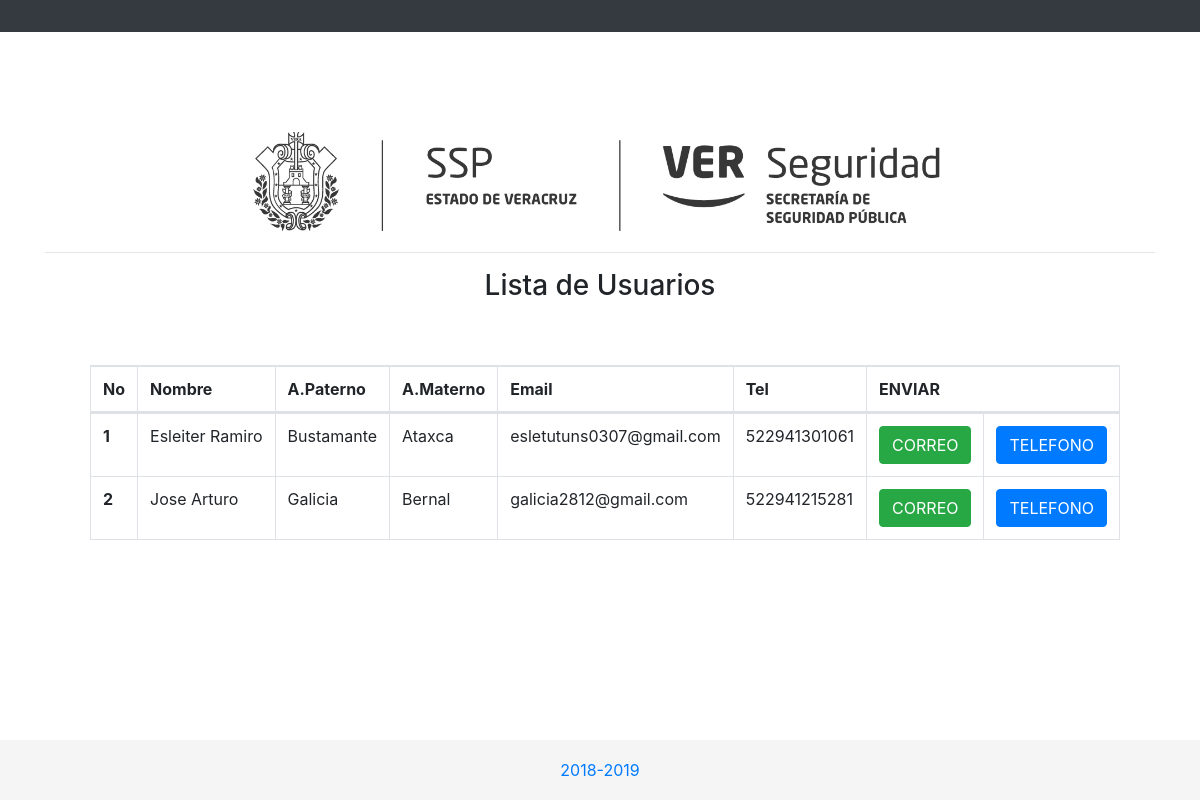
/Proyecto/data.php (signed in), run on an earlier commit of the app's database.
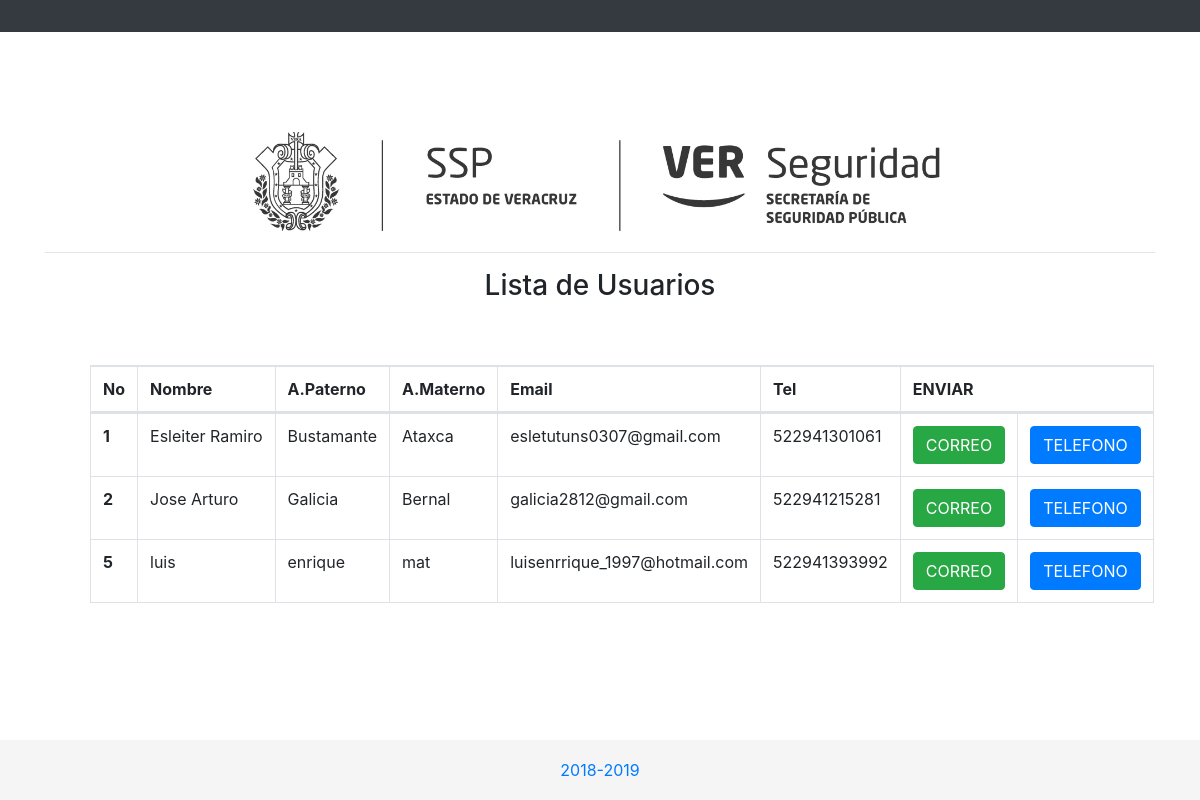
And on a later commit of the database.
### tables this page shows
CREATE TABLE `reg` (
  `id_reg` int(11) NOT NULL,
  `rfc` varchar(70) NOT NULL,
  `curp` varchar(70) NOT NULL,
  `nomreg` varchar(20) NOT NULL,
  `apat` varchar(30) NOT NULL,
  `amat` varchar(30) NOT NULL,
  `id_u` int(11) DEFAULT NULL
);

CREATE TABLE `user` (
  `id_u` int(11) NOT NULL,
  `nom` varchar(30) NOT NULL,
  `pass` varchar(50) NOT NULL,
  `email` varchar(30) NOT NULL,
  `tel` bigint(15) NOT NULL
);

### Proyecto/Metodos/metodosUs.php (called while the page is built, shortened)
<?php
class metodosUs{
	public function mostrarReg($sql){
		$c=new config();
		$conexion=$c->conexion();
		$result=mysqli_query($conexion,$sql);
		return mysqli_fetch_all($result,MYSQLI_ASSOC);
	}
}
 ?>

### Proyecto/data.php (the view, shortened to what this page needs)
<?php
require_once "metodos/metodosUs.php";
?>
<!doctype html>
<html lang="es">
  <head>
    <link href="dist/css/bootstrap.min.css" rel="stylesheet">
    <link href="assets/css/sticky-footer-navbar.css" rel="stylesheet">
<link rel="stylesheet" type="text/css" href="css/main.css" />
<link rel="stylesheet" type="text/css" href="https://cdnjs.cloudflare.com/ajax/libs/twitter-bootstrap/4.0.0/css/bootstrap.css" />
<link rel="stylesheet" type="text/css" href="https://cdn.datatables.net/1.10.16/css/dataTables.bootstrap4.min.css" />
<link rel="stylesheet" href="https://cdn.datatables.net/responsive/2.2.1/css/responsive.bootstrap4.min.css">
  </head>
  <body>
    <header>
      <nav class="navbar navbar-expand-md navbar-dark fixed-top bg-dark">
        <div class="collapse navbar-collapse" id="navbarCollapse">
          <ul class="navbar-nav mr-auto">
            <li class="nav-item active">
              <a class="nav-link" href="index.php"><span class="sr-only"></span></a>
            </li>
            <li class="nav-item active">
              <a class="nav-link" href="PanelControl.php"></a>
            </li>
          </ul>
      </nav>
    </header>
<div class="container">
    <center>
        <h2 class="mt-5"><img src="img20.jpg" width="1000px"></h2>
    </center>
 <hr>
<div class="container">
  <div class=style="margin-top:50px;" class="mainbox col-md-6 col-md-offset-3 col-sm-8 col-sm-offset-2">
<div id="content">
      <div class="col-md-12 top-20 padding-0">
        <div class="col-md-12">
          <div class="panel">
            <div class="panel-heading">
            <center>  <h3>Lista de Usuarios</h3>
            </center>
              <br>
              <br>
            </div>
            <div class="panel-body">
              <div class="responsive-table">
                <table id="table" class="table table-striped table-bordered dt-responsive nowrap" width="100%" cellspacing="0">
                  <thead>
                   <tr>
                          <th>No</th>
                          <th>Nombre</th>
                          <th>A.Paterno</th>
                         <th>A.Materno</th>
                          <th>Email</th>
                          <th>Tel</th>
                           <th colspan="2">ENVIAR</th>
                        </tr>
                      </thead>
                    <?php
                    $obj = new metodosUs();
                    $sql = "SELECT id_reg,nomreg,apat,amat,email,tel FROM reg INNER JOIN user ON reg.id_u = user.id_u";
                    $datos = $obj->mostrarReg($sql);
                    foreach ($datos as $key) {
                    ?>
                      <tbody>
                        <tr>
                          <th><?php echo $key['id_reg']; ?></th>
                          <td><?php echo $key['nomreg']; ?></td>
                          <td><?php echo $key['apat']; ?></td>
                           <td><?php echo $key['amat']; ?></td>
                          <td><?php echo $key['email']; ?></td>
                          <td><?php echo $key['tel']; ?></td>
                          <td><a href="email.php?email=<?php echo $key['email'] ?>" class="btn btn-success">CORREO</a></td>
                          <td><a href="tel.php?tel=<?php echo $key['tel'] ?>" class="btn btn-primary">TELEFONO</a></td>
                        </tr>
                  </tbody>
                      <?php
                    }
                    ?>
                </table>
              </div>
            </div>
          </div>
        </div>
      </div>
    </div>
</div>
</div>
</div>
    <footer class="footer">
      <div class="container">
          <center>
        <span class="text-muted"><p><a href="" target="_blank">2018-2019</a></p></span>
          </center>
      </div>
    </footer>
  </body>
</html>

### Proyecto/assets/css/sticky-footer-navbar.css (style rules this page uses)
html { position: relative; min-height: 100%; }
body { margin-bottom: 60px; }
.footer { position: absolute; bottom: 0; width: 100%; height: 60px; line-height: 60px; background-color: #f5f5f5; }
body > .container { padding: 60px 15px 0; }
.footer > .container { padding-right: 15px; padding-left: 15px; }

What changed in the data, as far as the page shows it:
added reg: id_reg "5", nomreg "luis", apat "enrique", amat "mat", id_u.email "luisenrrique_1997@hotmail.com", id_u.tel "522941393992"
